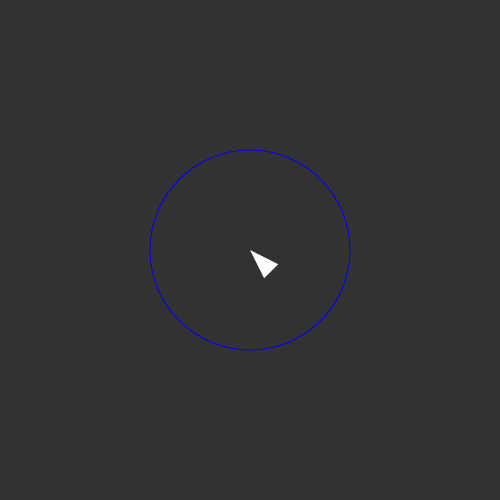
Frame 1 (no input)
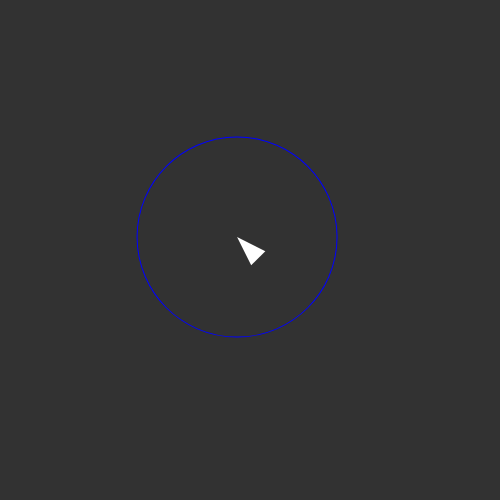
Frame 60 (no input)
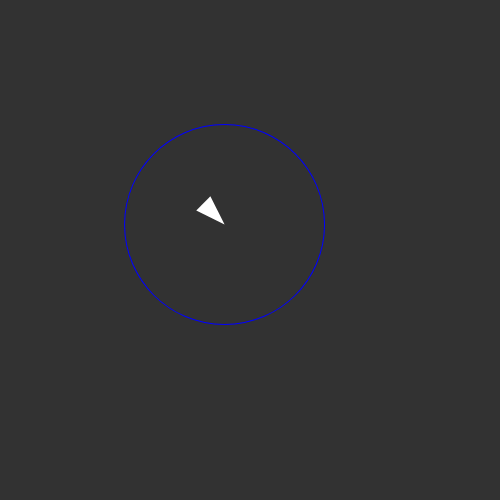
Frame 120 (the mouse pressed at the canvas centre since frame 60)

The p5.js sketch that drew these frames (run headless with seeded random() and noise() and a simulated clock; from frame 60 on, the mouse is pressed at the canvas centre):

// p5.js sketch
// ── sketch.js
let v;

function setup() {
  createCanvas(500, 500);
  background(50);

  v = new Vehicle(width/2, height/2);
}

function draw() {
  background(50);

  let target = new p5.Vector(mouseX, mouseY);
  v.seek( target );
  v.update();
  v.display();
}


class Vehicle {
  constructor(x, y) {
    this.pos = new p5.Vector(x, y); // createVector();
    this.vel = new p5.Vector();
    this.acc = new p5.Vector();
    //
    this.angle = 0;

    this.maxDesiredVel = 5; // maxSpeed;
    this.maxSteerForce = 0.01; // maxForce;

    this.brakeRad = 100;
  }
  seek( target ) {
    let desiredVel = p5.Vector.sub(target, this.pos);
    let distance = desiredVel.mag();
    desiredVel.normalize();
    desiredVel.mult(this.maxDesiredVel);

    /*
    if (distance > this.brakeRad) {
      desiredVel.mult(this.maxDesiredVel);
    } else {
      let mappedVel = map(distance, 0, this.brakeRad, 0, this.maxDesiredVel);
      desiredVel.mult(mappedVel);
    }
    */

    let steerForce = p5.Vector.sub(desiredVel, this.vel);
    steerForce.limit(this.maxSteerForce);
    this.applyForce( steerForce );
  }
  update() {
    this.vel.add(this.acc);
    this.pos.add(this.vel);
    this.acc.mult(0);
    //
    this.angle = this.vel.heading(); // ***
  }
  applyForce( f ) {
    let force = f.copy();
    this.acc.add( force );
  }
  display() {
    push();
    translate(this.pos.x, this.pos.y);
    rotate( this.angle );
    noStroke();
    fill(255);
    triangle(0, 0, -30, 10, -30, -10);

    noFill();
    stroke(0, 0, 255);
    ellipse(0, 0, this.brakeRad*2, this.brakeRad*2);
    pop();
  }
}



































// :D
